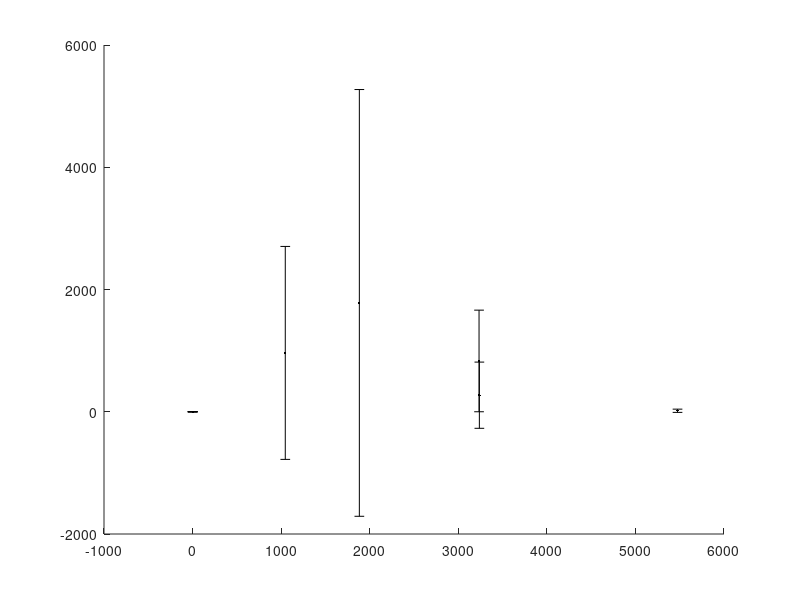

This figure's MATLAB source: (Note: this script raises an error after producing the figure.)
function plot_criticalfetch_SA_6
% plots parameters for sensitivity analysis purposes
%--------------------------------------------------------------------------------------------------
format compact
format longG
clear
clf
hold on

load SA_results_EET

x = mean(stat(:,3:4),2);
y = mean(stat(:,5:6),2);
errh = stat(:,4)-stat(:,3);
errv = stat(:,6)-stat(:,5);

c = {'C_o';'C_r';'Q_r';'l_E';'b_B';'H';'R';'V_w'};
errorbar(x,y,errv,'k.')
errorbar(x,y,errh,'horizontal','k.')
gscatter(x,y,c);

% legend off

xlabel('Mean of EEs')
ylabel('Standard Deviation of EEs')
box on


%------------------------------------------------
set(findobj('type','axes'),'fontsize',10)
h_fig=gcf;
set(h_fig,'PaperOrientation','portrait')
set(h_fig,'PaperPosition', [0 0 3.2 3.2]) % [... ... max_width=7.5 max_height=9]
tit='SA_6';
print(tit,'-dtiff','-r400')
movefile([tit,'.tif'],'C:\Users\fy23\Fateme\Projects\Marsh Model\Results\25 - Sensitivity Results')
close all

end